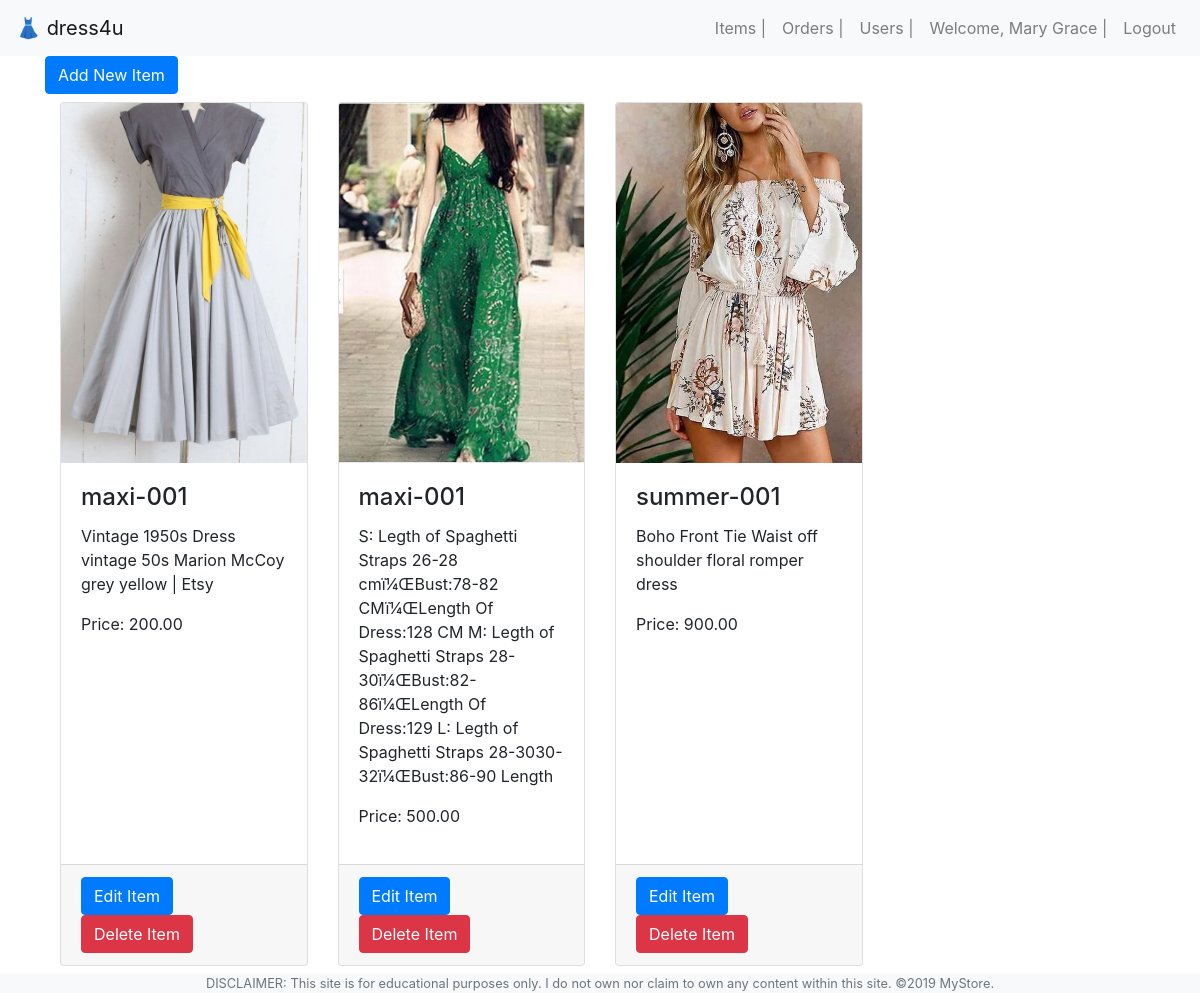
Page /app/views/items.php (signed in) on the committed database.
### tables this page shows
CREATE TABLE `items` (
  `id` int(11) NOT NULL,
  `name` varchar(255) NOT NULL,
  `description` varchar(255) NOT NULL,
  `price` decimal(18,2) NOT NULL,
  `image_path` varchar(255) DEFAULT NULL,
  `category_id` int(11) NOT NULL
);

### app/views/items.php (the view, shortened to what this page needs)
<?php require_once '../partials/template.php'; ?>
<?php function get_page_content(){
	if (isset($_SESSION['user']) && $_SESSION['user']['roles_id']==1) {
	global $conn;
 ?>
<div class="container">
	<div class="row mx-0">
		<a href="./new_item.php" class="btn btn-primary">Add New Item</a>
	</div>
	<div class="row mx-0">
	<?php
		$sql = "SELECT * FROM items";
		$items = mysqli_query($conn,$sql);
		foreach($items as $item){
		?>
			<div class="col-sm-3 py-2">
				<div class="card h-100">
					<img src="<?php echo $item['image_path']; ?>" class="card-img-top imgCard">
					<div class="card-body">
						<h4 class="card-title"><?php echo $item['name']; ?></h4>
						<p class="card-text"> <?php echo $item['description']; ?></p>
						<p class="card-text"> Price: <?php echo $item['price']; ?></p>
					</div>
					<div class="card-footer">
						<a href="./edit_item.php?id=<?php echo $item['id']; ?>" class="btn btn-primary">Edit Item</a>
						<a href="../controllers/delete_item.php?id=<?php echo $item['id']; ?>" class="btn btn-danger"> Delete Item</a>
					</div>
				</div>
			</div>
		<?php } ?>
	</div>
</div>
<?php }else{
	header('Location: ./error.php');
} ?>
<?php } ?>

### app/assets/css/style.css (style rules this page uses)
* { margin:0; padding: 0; box-sizing: border-box; }
html { scroll-behavior: smooth; }
body { overflow-x: hidden; }
.imgCard { width: 100%; height: 30vw; object-fit: cover; }

### rows in the picture
items: image_path (picture), name "maxi-001", description "Vintage 1950s Dress vintage 50s Marion McCoy grey yellow | Etsy", price "200.00"
items: image_path (picture), name "maxi-001", description "S: Legth of Spaghetti Straps 26-28 cmï¼ŒBust:78-82 CMï¼ŒLength Of Dress:128 CM M: Legth of Spaghetti Straps 28-30ï¼ŒBust:82-86ï¼ŒLength Of Dress:129 L: Legth of Spaghetti Straps 28-3030-32ï¼ŒBust:86-90 Length", price "500.00"
items: image_path (picture), name "summer-001", description "Boho Front Tie Waist off shoulder floral romper dress", price "900.00"

### other values in the picture
$_SESSION['user']['firstname'] "Mary Grace"
